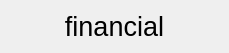
<?xml version="1.0" encoding="UTF-8"?>
<ui version="4.0">
 <class>Frame</class>
 <widget class="QFrame" name="Frame">
  <property name="geometry">
   <rect>
    <x>0</x>
    <y>0</y>
    <width>229</width>
    <height>53</height>
   </rect>
  </property>
  <property name="windowTitle">
   <string>Frame</string>
  </property>
  <layout class="QVBoxLayout" name="verticalLayout">
   <item>
    <widget class="QLabel" name="label">
     <property name="font">
      <font>
       <pointsize>20</pointsize>
      </font>
     </property>
     <property name="text">
      <string>financial</string>
     </property>
     <property name="alignment">
      <set>Qt::AlignCenter</set>
     </property>
    </widget>
   </item>
  </layout>
 </widget>
 <resources/>
 <connections/>
</ui>
